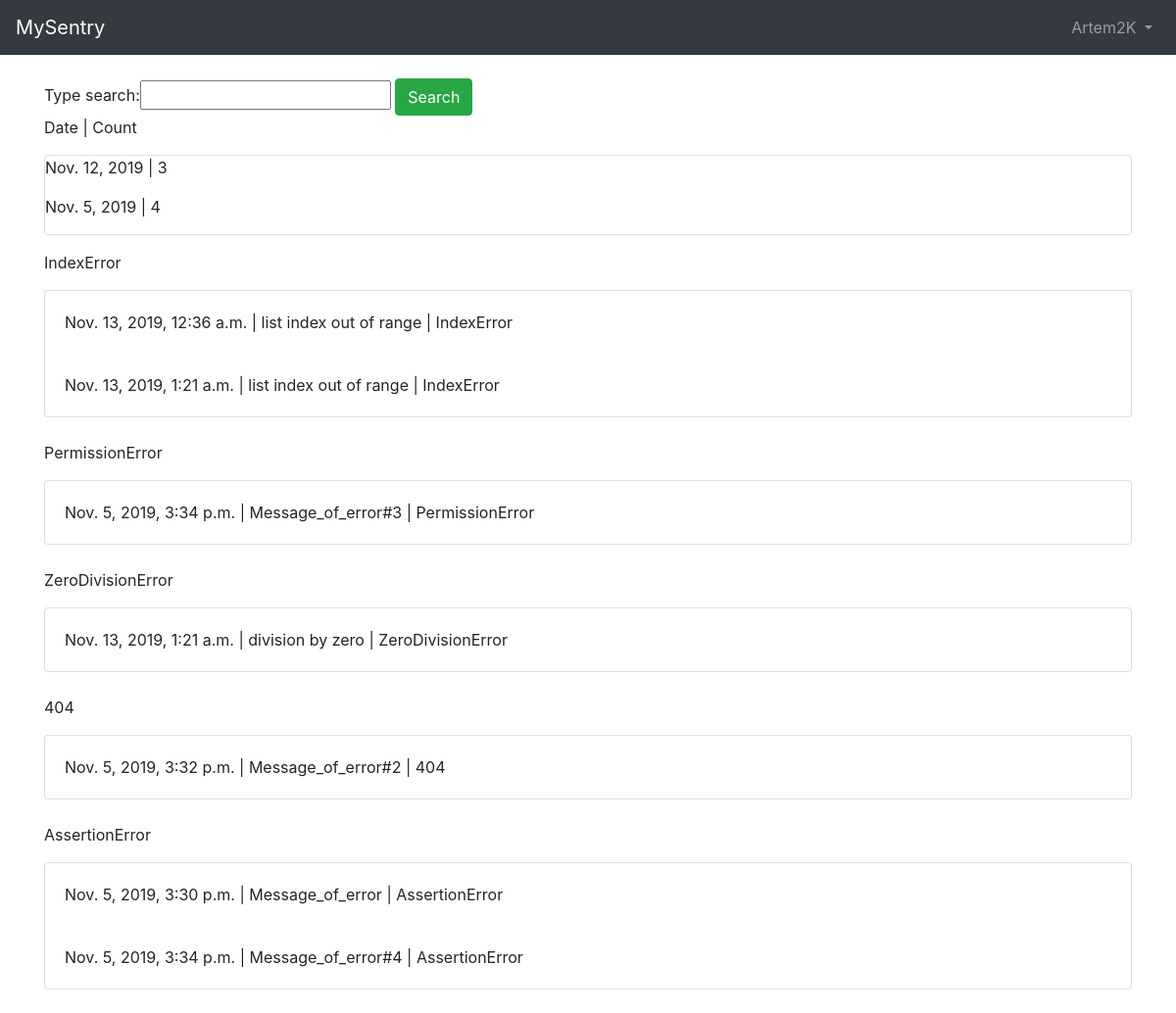
Before: /apps/all_errors (signed in) with the older database file.
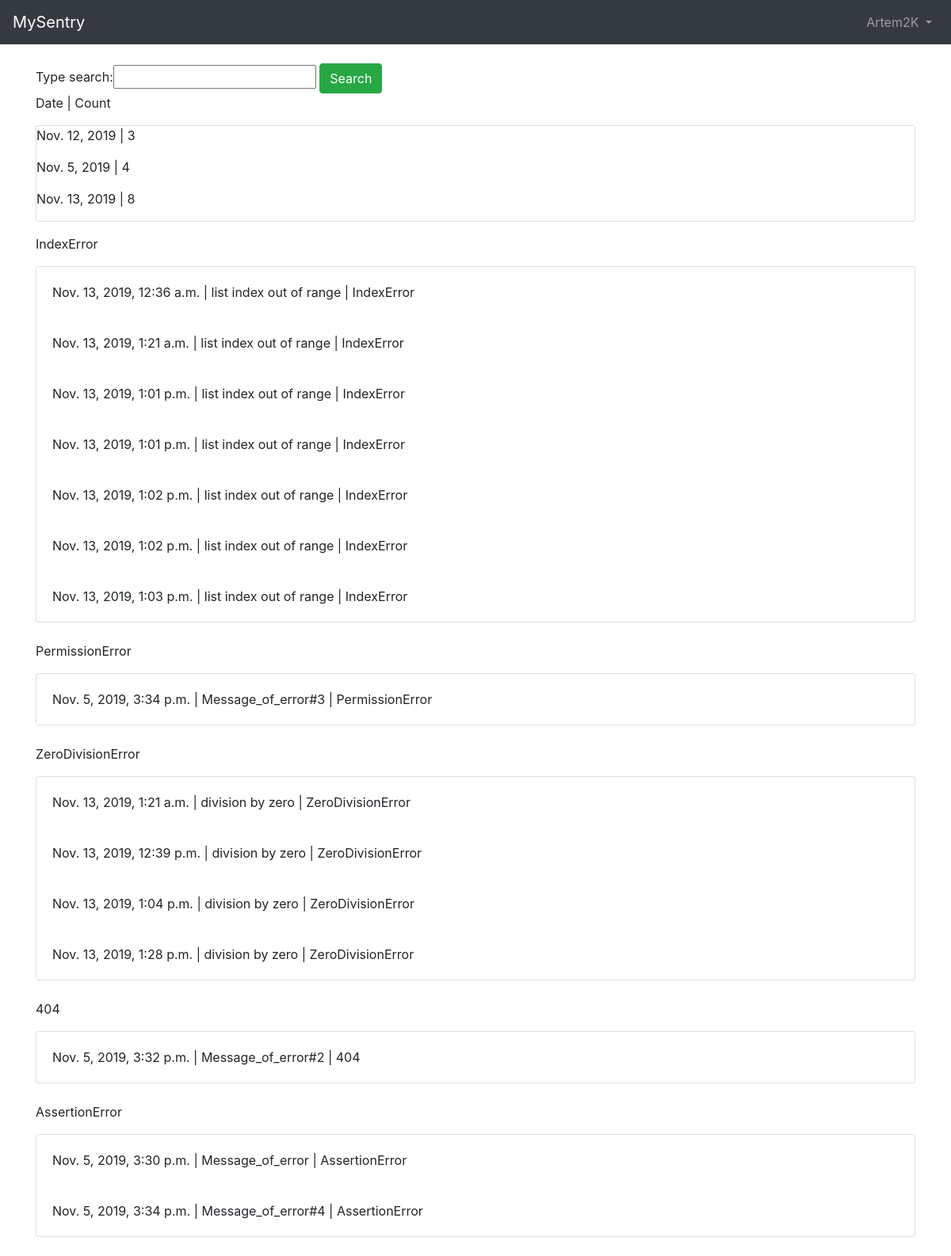
After: the same page with the newer database file.
### users/models.py (models this page shows)
class CustomUser(AbstractUser):
    email = models.EmailField(unique=True)

### error_base/models.py (models this page shows, shortened)
class ErrorModel(models.Model):
    type = models.CharField(max_length=255)
    message = models.TextField()
    stack_trace = models.TextField()
    date = models.DateTimeField()
    app_id = models.ForeignKey(AppModel, on_delete= models.CASCADE)

### error_base/views.py (the view)
# urls.py: path('all_errors', ErrorListView.as_view(), name='error_list'),
class ErrorListView(ListView):
    model = ErrorModel
    template_name = 'error_list.html'
    form_class = ErrorListForm
    def get(self, request: HttpRequest) -> HttpResponse:
        search_type = request.GET.get('type_search')
        if bool(search_type):
            all_errors = ErrorModel.objects.filter(type=search_type)
        else:
            all_errors = ErrorModel.objects.all()
        set_of_errors = set()
        dates_with_error = set()
        for error in all_errors:
            set_of_errors.add(error.type)
            dates_with_error.add(datetime.date(error.date))
        dict_with_count_error_per_day = {}
        for date_with_error in dates_with_error:
            count_errors_in_day = 0
            for error in all_errors:
                if datetime.date(error.date) == date_with_error:
                    count_errors_in_day += 1
            dict_with_count_error_per_day[date_with_error] = count_errors_in_day
        return render(request, self.template_name,
                      {'form': self.form_class(),
                       'set_errors': set_of_errors,
                       'table_errors': all_errors,
                       'dict_with_count_error_per_day': dict_with_count_error_per_day,
                       })

### error_base/forms.py
class ErrorListForm(forms.Form):
    model = ErrorModel
    type_search = forms.CharField(required=False)

### templates/error_list.html (shortened to what this page needs)
{% extends 'base.html' %}
{% block content %}
{% if user.is_authenticated %}
 <form>{% csrf_token %}
  {{ form }}
  <button class="btn btn-success" type="submit">Search</button>
   <p><a>Date</a> | <a>Count</a></p>
 <div class="card">
 {% for date, count in dict_with_count_error_per_day.items %}
  <p><a>{{ date }}</a> | <a>{{ count }}</a></p>
 {% endfor %}
 </div>
 </form>
  {% for type_error in set_errors %}
   <p>{{ type_error }}</p>
    <div class="card">
    {% for errors in table_errors %}
     {% if type_error == errors.type %}
      <div class="card-body">
       <span class="font-weight">{{ errors.date }} | {{ errors.message }} | {{ errors.type }}
      </div>
     {% endif %}
    {% endfor %}
   </div>
  <br />
  {% endfor %}
 {% endif %}
{% endblock content %}

### templates/base.html (shortened to what this page needs)
<html lang="en">
 <head>
  <link rel="stylesheet"
  href="https://stackpath.bootstrapcdn.com/bootstrap/4.1.3/css/bootstrap.min.css"
>
 </head>
 <body>
  <nav class="navbar navbar-expand-md navbar-dark bg-dark mb-4">
   <a class="navbar-brand" href="{% url 'home' %}">MySentry</a>
   <div class="collapse navbar-collapse" id="navbarCollapse">
    {% if user.is_authenticated %}
     <ul class="navbar-nav ml-auto">
      <li class="nav-item">
       <a class="nav-link dropdown-toggle" href="#" id="userMenu"
        data-toggle="dropdown" aria-haspopup="true"
        aria-expanded="false">
        {{ user.username }}
      </a>
     </li>
    </ul>
   {% else %}
    <form class="form-inline ml-auto">
     <a href="{% url 'login' %}" class="btn btn-outline-secondary">
     Log In</a>
     <a href="{% url 'signup' %}" class="btn btn-primary ml-2">Sign up</a>
    </form>
   {% endif %}
  </div>
 </nav>
  <div class="container">
  {% block content %}
  {% endblock content %}
 </div>
 </body>
</html>

Changed rows visible on the page:
added ErrorModel: date "Nov. 13, 2019", id "8", date "Nov. 13, 2019, 12:39 p.m.", message "division by zero", type "ZeroDivisionError"
added ErrorModel: date "Nov. 13, 2019, 1:01 p.m.", message "list index out of range", type "IndexError"
added ErrorModel: date "Nov. 13, 2019, 1:01 p.m.", message "list index out of range", type "IndexError"
added ErrorModel: date "Nov. 13, 2019, 1:02 p.m.", message "list index out of range", type "IndexError"
added ErrorModel: date "Nov. 13, 2019, 1:02 p.m.", message "list index out of range", type "IndexError"
added ErrorModel: date "Nov. 13, 2019, 1:03 p.m.", message "list index out of range", type "IndexError"
added ErrorModel: date "Nov. 13, 2019, 1:04 p.m.", message "division by zero", type "ZeroDivisionError"
added ErrorModel: date "Nov. 13, 2019, 1:28 p.m.", message "division by zero", type "ZeroDivisionError"
